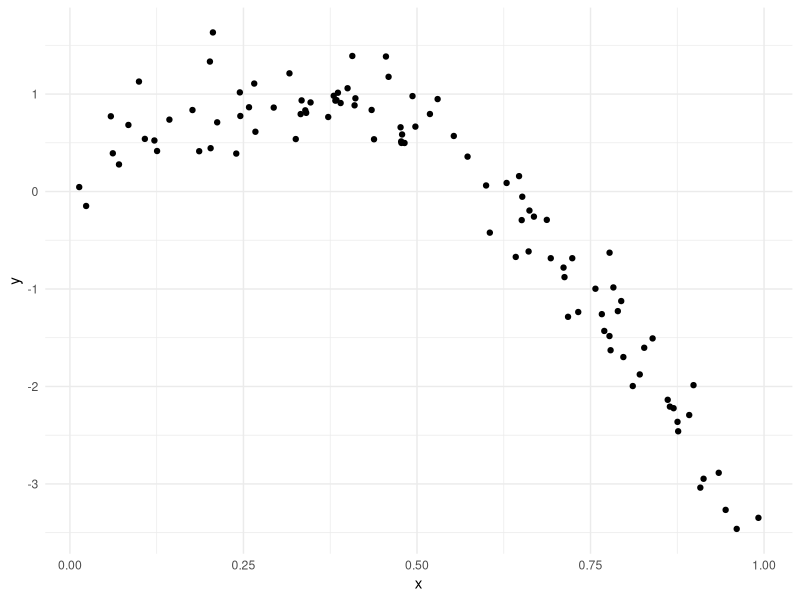
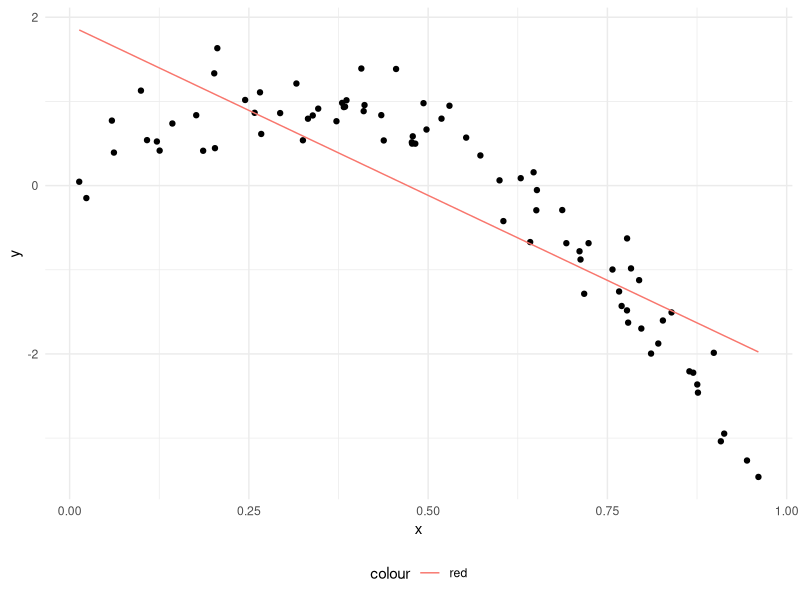
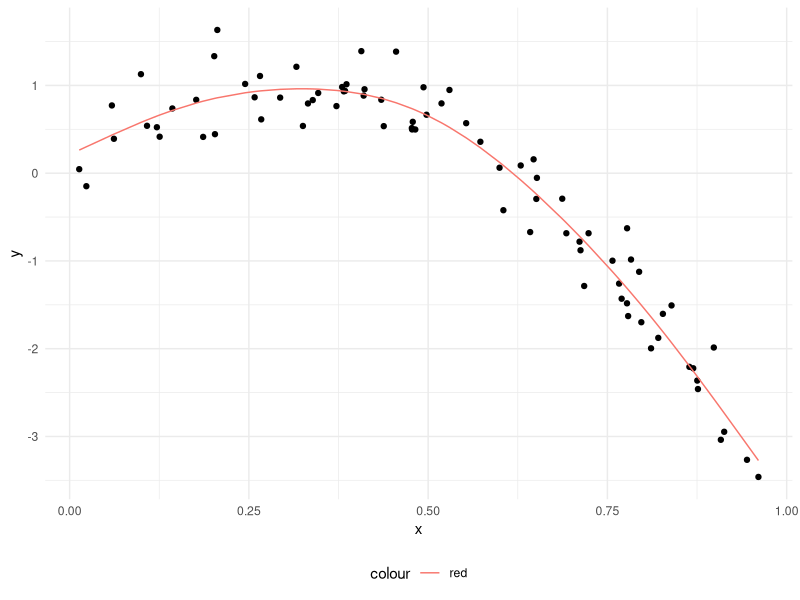
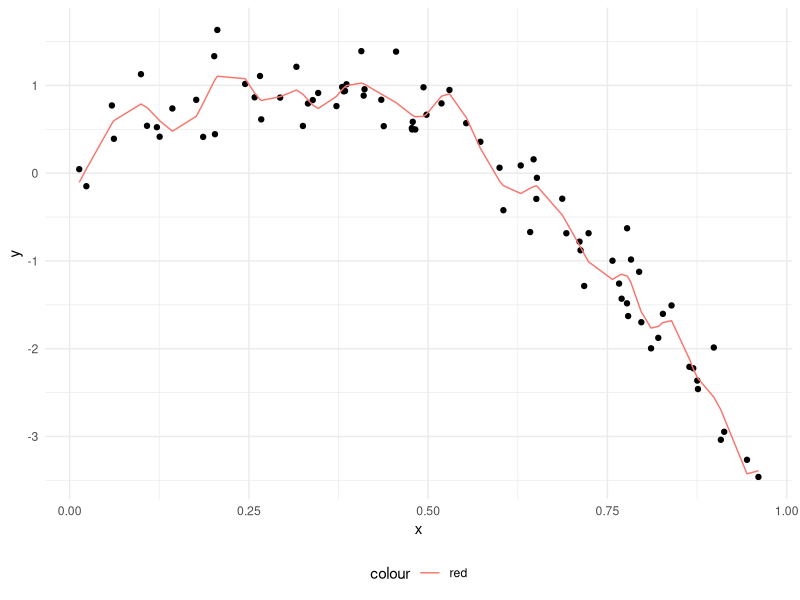
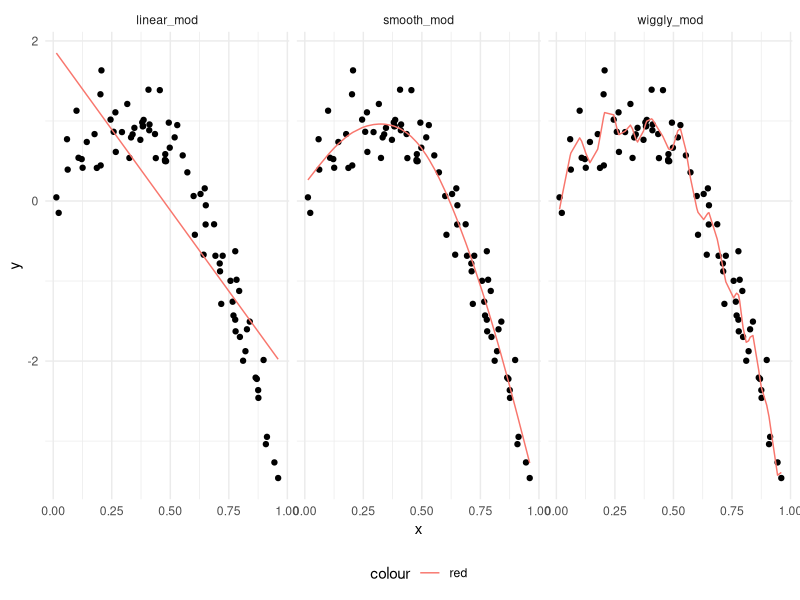
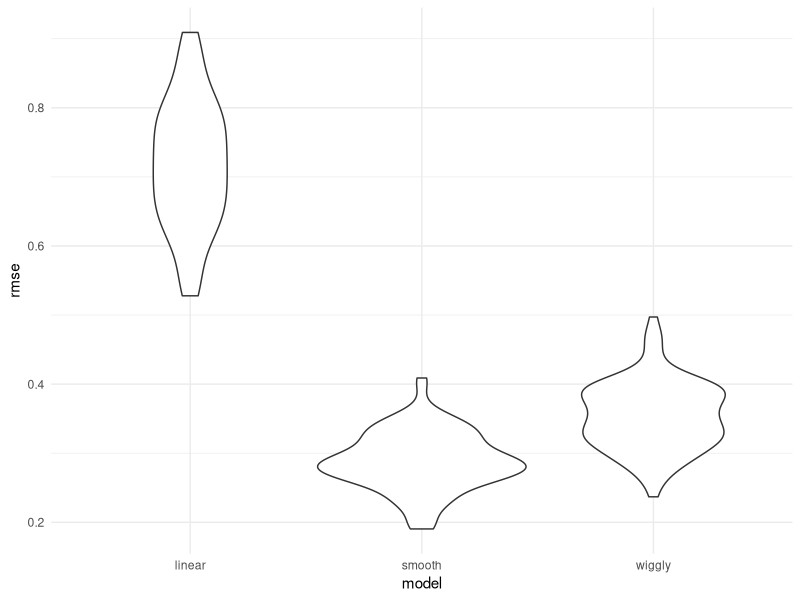

The R source for these figures, in order:
## ---- chunk 1
library(tidyverse)
library(modelr)
library(mgcv)

knitr::opts_chunk$set(
    fig.width = 6, 
    fig.asp = .6, 
    out.width = "90%"
)

theme_set(theme_minimal() + theme(legend.position = "bottom"))

options(
    ggplot2.continous.colour = "viridis", 
    ggplot2.continuous.fill = "viridis"
)
set.seed(1)
## ---- chunk 2
nonlin_df =
    tibble(
        id = 1:100, 
        x = runif(100, 0, 1), 
        y = 1 - 10 * (x - .3) ^ 2 + rnorm(100, 0, .3)
    )
## ---- chunk 3
nonlin_df %>% 
    ggplot(aes(x = x, y = y)) +
    geom_point()
## ---- chunk 4
train_df =
    sample_n(nonlin_df, size = 80)

test_df =
    anti_join(nonlin_df, train_df, by = "id")
## ---- chunk 5
linear_mod = lm(y ~ x, data = nonlin_df)
smooth_mod = gam(y ~ s(x), data = train_df)
wiggly_mod = gam(y ~ s(x, k= 30), sp = 10e-6, data = train_df)
## ---- chunk 6
train_df %>% 
    add_predictions(linear_mod) %>% 
    ggplot(aes(x = x, y = y)) + 
    geom_point() +
    geom_line(aes(y = pred, color = "red"))
## ---- chunk 7
train_df %>% 
    add_predictions(smooth_mod) %>% 
    ggplot(aes(x = x, y = y)) + 
    geom_point() +
    geom_line(aes(y = pred, color = "red"))
## ---- chunk 8
train_df %>% 
    add_predictions(wiggly_mod) %>% 
    ggplot(aes(x = x, y = y)) + 
    geom_point() +
    geom_line(aes(y = pred, color = "red"))
## ---- chunk 9
train_df %>% 
    gather_predictions(linear_mod, smooth_mod, wiggly_mod) %>% 
    ggplot(aes(x = x, y = y)) + 
    geom_point() +
    geom_line(aes(y = pred, color = "red")) +
    facet_grid(. ~ model)
## ---- chunk 10
rmse(linear_mod, test_df)
rmse(smooth_mod, test_df)
rmse(wiggly_mod, test_df)
## ---- chunk 11
cv_df =
    crossv_mc(nonlin_df, 100)
## ---- chunk 12
cv_df %>% pull(train) %>% 
    .[[1]] %>% as_tibble()

cv_df %>% pull(test) %>% 
    .[[1]] %>% as_tibble()
## ---- chunk 13
cv_df = 
    cv_df %>% 
    mutate(
        train = map(train, as_tibble), 
        test = map(test, as_tibble)
    )
## ---- chunk 14
cv_df =
cv_df %>% 
    mutate(
        linear_mod = map(.x = train, ~lm(y ~ x, data = .x)), 
        smooth_mod = map(.x = train, ~gam(y ~ s(x), data = .x)), 
        wiggly_mod = map(.x = train, ~gam(y ~ s(x, k = 30),sp = 10e-6 , data = .x))
    ) %>% 
    mutate(
        rmse_linear = map2_dbl(.x = linear_mod, .y = test, ~rmse(model = .x, data = .y) ), 
        rmse_smooth = map2_dbl(.x = smooth_mod, .y = test, ~rmse(model = .x, data = .y) ), 
        rmse_wiggly = map2_dbl(.x = wiggly_mod, .y = test, ~rmse(model = .x, data = .y) )
    )
## ---- chunk 15
cv_df %>% 
    select(starts_with("rmse")) %>% 
    pivot_longer(
        everything(), 
        names_to = "model", 
        values_to = "rmse", 
        names_prefix = "rmse_"
    ) %>% 
    ggplot(aes(x = model, y = rmse)) +
    geom_violin()
## ---- chunk 16
cv_df %>% 
    select(starts_with("rmse")) %>% 
    pivot_longer(
        everything(), 
        names_to = "model", 
        values_to = "rmse", 
        names_prefix = "rmse_"
    ) %>% 
   group_by(model) %>% 
    summarise(avg_rmse = mean(rmse))
